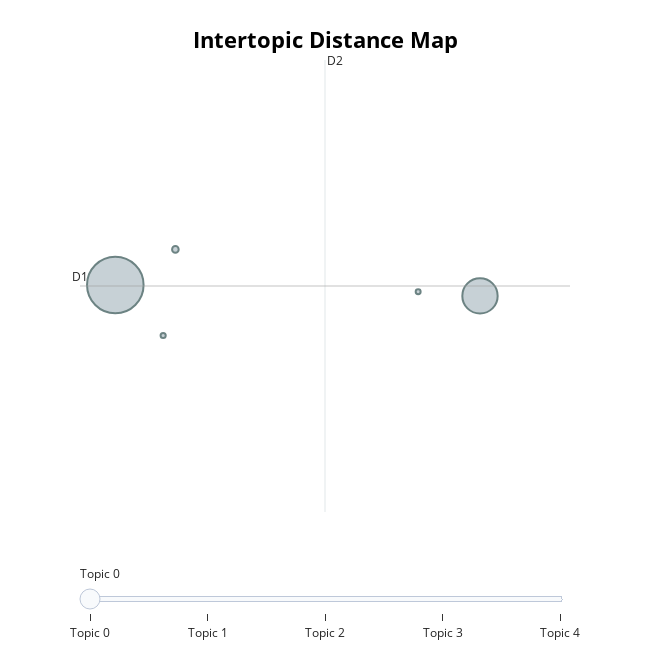

The notebook cell saved with this chart:
### Code cell
topic_model.visualize_topics()

### Figure 1 — Plotly figure (JSON) as saved in the notebook; plotly's stock layout.template omitted (floating-point values rounded to 4 significant figures)
{"data": [{"customdata": [[0, "la | le | et | les | en", 1694], [1, "van | op | voor | het | en", 661], [2, "replay | revoir | lépisode | anges | paradise", 23], [3, "federer | daustralie | open | nadal | hommes", 14], [4, "anthony | caroline | borre | receveur | 90000", 13]], "hovertemplate": "<b>Topic %{customdata[0]}</b><br>%{customdata[1]}<br>Size: %{customdata[2]}", "legendgroup": "", "marker": {"color": "#B0BEC5", "line": {"color": "DarkSlateGrey", "width": 2}, "size": [1694, 661, 23, 14, 13], "sizemode": "area", "sizeref": 1.059, "symbol": "circle"}, "mode": "markers", "name": "", "orientation": "v", "showlegend": false, "type": "scatter", "x": [2.775, 7.074, 3.483, 3.339, 6.345], "xaxis": "x", "y": [14.75, 14.62, 15.18, 14.14, 14.67], "yaxis": "y"}], "layout": {"annotations": [{"showarrow": false, "text": "D1", "x": 2.359, "y": 14.74, "yshift": 10}, {"showarrow": false, "text": "D2", "x": 5.247, "xshift": 10, "y": 17.45}], "height": 650, "hoverlabel": {"bgcolor": "white", "font": {"family": "Rockwell", "size": 16}}, "legend": {"itemsizing": "constant", "tracegroupgap": 0}, "margin": {"t": 60}, "shapes": [{"line": {"color": "#CFD8DC", "width": 2}, "type": "line", "x0": 5.247, "x1": 5.247, "y0": 12.02, "y1": 17.45}, {"line": {"color": "#9E9E9E", "width": 2}, "type": "line", "x0": 2.359, "x1": 8.135, "y0": 14.74, "y1": 14.74}], "sliders": [{"active": 0, "pad": {"t": 50}, "steps": [{"args": [{"marker.color": [["red", "#B0BEC5", "#B0BEC5", "#B0BEC5", "#B0BEC5"]]}], "label": "Topic 0", "method": "update"}, {"args": [{"marker.color": [["#B0BEC5", "red", "#B0BEC5", "#B0BEC5", "#B0BEC5"]]}], "label": "Topic 1", "method": "update"}, {"args": [{"marker.color": [["#B0BEC5", "#B0BEC5", "red", "#B0BEC5", "#B0BEC5"]]}], "label": "Topic 2", "method": "update"}, {"args": [{"marker.color": [["#B0BEC5", "#B0BEC5", "#B0BEC5", "red", "#B0BEC5"]]}], "label": "Topic 3", "method": "update"}, {"args": [{"marker.color": [["#B0BEC5", "#B0BEC5", "#B0BEC5", "#B0BEC5", "red"]]}], "label": "Topic 4", "method": "update"}]}], "title": {"font": {"color": "Black", "size": 22}, "text": "<b>Intertopic Distance Map</b>", "x": 0.5, "xanchor": "center", "y": 0.95, "yanchor": "top"}, "width": 650, "xaxis": {"anchor": "y", "domain": [0, 1], "range": [2.359, 8.135], "title": {"text": ""}, "visible": false}, "yaxis": {"anchor": "x", "domain": [0, 1], "range": [12.02, 17.45], "title": {"text": ""}, "visible": false}}}
